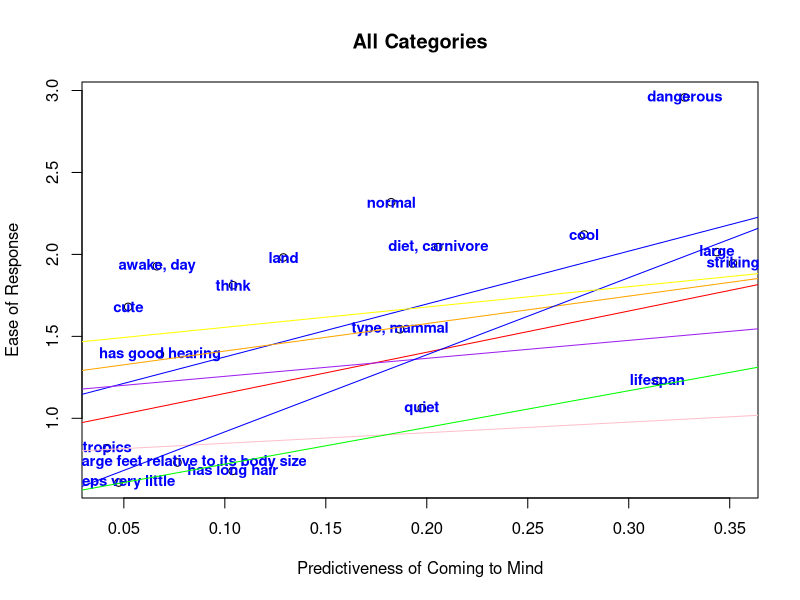

This chart was generated by the following R code:
genCorr = abs(c(0.06785217815639093, 0.277886218740217, 0.34358689914500673, 0.10389982533089773, 0.04740269602618714, 0.31406690411420546, 0.3276849268984687, 0.0765311888799734, 0.19750853858668707, 0.35161089794094624, 0.18238160062951106, 0.06639555622175869, 0.18670369306302081, 0.04167572515131873, 0.10408448276323498, 0.12899890271879377, 0.05213990165624618, 0.20565509676118515))
combined = c(1.3902330458275918, 2.1215633591607204, 2.0141680585603012, 0.6789869918919693, 0.6078064421178542, 1.227853310522476, 2.957932075456987, 0.7300767385041028, 1.0619754540221995, 1.9451101672764994, 2.318605988642766, 1.927695218880731, 1.5428714810058515, 0.8178735118218793, 1.811945739571936, 1.9814687778722002, 1.6800479268719672, 2.0447909922717877)
labelNames = c('has good hearing', 'cool', 'large', 'has long hair', 'sleeps very little', 'lifespan', 'dangerous', 'has large feet relative to its body size', 'quiet', 'striking', 'normal', 'awake, day', 'type, mammal', 'tropics', 'think', 'land', 'cute', 'diet, carnivore')
colors = c("blue", "blue", "blue", "blue", "blue", "blue", "blue", "blue", "blue", "blue")
plot(genCorr, combined, main = "All Categories",
     xlab = "Predictiveness of Coming to Mind", ylab = "Ease of Response")
text(genCorr, combined, labels=labelNames, cex=0.9, col=colors, font=2)
abline(lm(combined~genCorr), col="blue") # regression line (y~x)

sportsG = abs(c(0.5411744845692085, 0.5814709969892956, 0.6487580074053295, 0.45308748027122253, 0.30486850156710427, 0.0889992003601851, -0.024276796370763777, 0.17906979519434446, 0.012709898648517461, 0.2568288124641362))
sportsC = c(1.3422595319016208, 2.4740060823847245, 2.3106646812348566, 2.715881148693045, 1.886396087543236, 1.1455198115314706, 1.2712206236136547, 1.968625039902069, 1.2778090594208569, 1.2186310236281495)
abline(lm(sportsC~sportsG), col="orange") # regression line (y~x)

restaurantsG = abs(c(0.05797794277449986, 0.11357816033282128, -0.0679028961223725, 0.052718285665607136, -0.012857634523901745, 0.4220453392935601, 0.5335387989116023, 0.23089662426660587, 0.24504742209076236, 0.2826773815547698))
restaurantsC = c(1.2226002605889164, 0.7134663532212875, 1.244913019848883, 0.7841424838909161, 0.8561252768548857, 1.6949834391066232, 2.306599381186884, 2.342543193968948, 1.924250778138444, 0.9922838646385286)
abline(lm(restaurantsC~restaurantsG), col="red") # regression line (y~x)

kitchenG = abs(c(0.5323111426150905, 0.45066043215834845, 0.5310725900811576, 0.48771763519993, 0.5094253391194362, 0.10255125976511446, -0.14225560857539987, 0.013828408304296968, 0.17403243707330637, 0.2665930694697609, 0.23928122712203087))
kitchenC = c(2.1336138143507486, 1.5806180081304801, 1.5245264425652085, 1.7177768916119387, 1.3948471200836197, 1.1420218319492679, 0.8029263040483713, 1.1528151633015107, 2.15341392351095, 2.037698047498753, 0.7579103860316669)
abline(lm(kitchenC~kitchenG), col="purple") # regression line (y~x)

holidaysG = abs(c(-0.016752173733000794, -0.03950684312667569, 0.09511255394503539, -0.17428491077383237, 0.18083577002258705, 0.5359626511977721, 0.5845506051005428, 0.5506060109052386, 0.4159679097116104, 0.4987269939170238))
holidaysC = c(1.0148157841852952, 0.6815335632538537, 0.8813111155593616, 0.5143986164416299, 1.2079916046585866, 1.334540064277405, 1.142627128919521, 1.1502194194748625, 0.6816802157601393, 1.2200114841288323)
abline(lm(holidaysC~holidaysG), col="pink") # regression line (y~x)

vegetablesG = abs(c(0.5705715245609457, 0.5414066993921484, 0.7111093760951049, 0.4246094506168629, 0.47655677204291835, -0.05142553559714049, 0.03928128161072006, -0.09369407427843358, -0.11504084613286147, 0.16918140757029312))
vegetablesC = c(1.6838110999322993, 2.2625079823661824, 1.8826960638739754, 1.1035458215019527, 1.7685460700009088, 0.8437819942275065, 0.7493571504025612, 0.535350553229499, 0.7025648511651744, 0.5839945901151662)
abline(lm(vegetablesC~vegetablesG), col="green") # regression line (y~x)

zooG = abs(c(0.3458998251843229, 0.2777483689929533, 0.3521983036172046, 0.3271850392200191, 0.317285976201681, 0.07622946411113914, -0.20459332100398267, 0.07487908633416952, 0.10441947183906619, -0.04724035442610212))
zooC = c(1.9867284996822925, 2.0729161108743117, 1.9092906289027687, 2.9366090364809323, 1.213744129581771, 0.7194530691208522, 1.0581686705305398, 1.35268608171713, 0.6537736038755312, 0.5741224719656765)
abline(lm(zooC~zooG), col="blue") # regression line (y~x)

jobsG = abs(c(0.17076524068052476, 0.2546180555663148, 0.07498222261861116, 0.2368511770294124, -0.005579682718462679, 0.0190282279225156, 0.0038028483717259943, 0.2588587970296977, 0.00049943902030669, 0.009671553455618126, 0.1549744021970941))
jobsC = c(1.3300959695953154, 1.5609363641132934, 1.3565194766663784, 1.9680084508058024, 1.5614469228261232, 1.4199985313454895, 1.0828618897787057, 1.6142907296259088, 1.7567347362868382, 1.3406539098362444, 2.2274018190949914)
abline(lm(jobsC~jobsG), col="yellow") # regression line (y~x)
 
